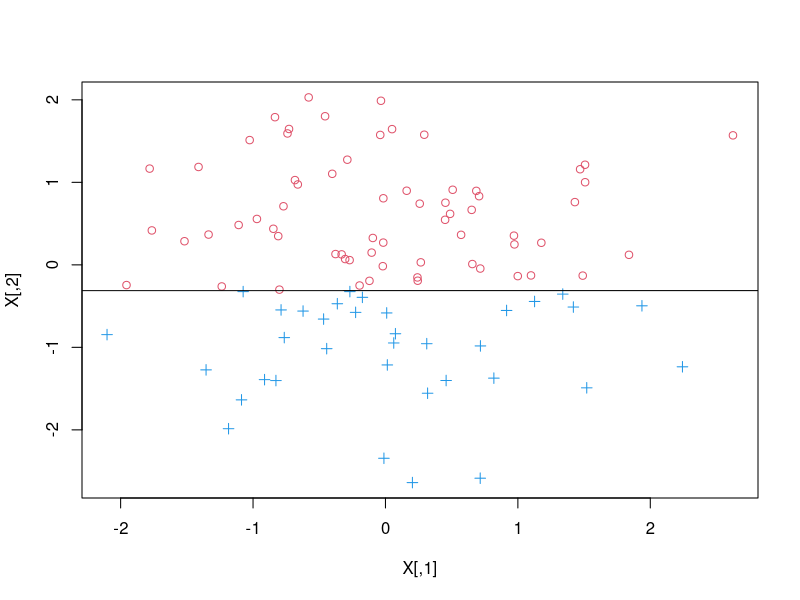

Here is the R script that generated this plot:
# demonstration of computation of finding the "maximum-margin" 
# separating hyperplane of # linearly separable two-class dataset

library("quadprog");  # we do this by quadratic programming and need library

w = rnorm(2);  # choose a random weight vector (unknown to us)
b = rnorm(1);  # choose the b offset (also unknown)
N = 100;       # number of observations
X = matrix(0,nrow = N, ncol = 2);  #  the data matrix of predictors
t = rep(0,N);  # the vector of {-1,1} elements giving classes 
for (i in 1:N) {  # generate the data
  X[i,]  = rnorm(2);  # choose each predictor vector randomly
  t[i] = sign(t(w) %*% X[i,] + b)  # choose data to be linearly separable
  # note that our choice of the class is forced here if we want
  # to be sure the classes are linearly separable.  
  # we should expect that there are other separating hyperplanes than
  # the one defined by our choice of w and b
}
plot(X,pch=(t+2),col=(t+3),cex=1)   # observe data

# now we want to phrase the problem as quadratic programming.  
# the generic formulation is: 
#  minimize x^t D x + d^t x s.t. A x >= c
# where 
#  x is a k-vector 
#  D is kxk matrix
#  d is k-vector
#  A is Nxk matrix
#  c is  N-vector
#
# We showed that "our" QP problem can be written out in this form where
#
# D is 0-1 matrix with only the first two diagonal elements 1
# d is 0
# The first two columns of A are the X matrix with sign flips according to t
# and the last column is t
# c is a vector of 1's

# construct the corresponding elements: D,d, A, c

D = diag(3);
D[3,3] = .001;  # first two components are the w elements and last one b
# minor kludge here,  need a positive definite matrix so add a small
# value for the last diagonal element
d = rep(0,3);
A = cbind(X*t,t);
c = rep(1,N)
result = solve.QP(D,d,t(A),c);  # painless QP result from package!!

what = result$solution[1:2];  # margin-maximizing w
bhat = result$solution[3];    # margin-maximizing b
abline(-bhat/what[2],-what[1]/what[2]);  # draw the separating line
# abline gives line in mx+b form so need to transform our line represention
# which is w^t x b = w_1 x + w_2 y + b = 0 to 
# y = -w_1/w_2 x - b/w_2